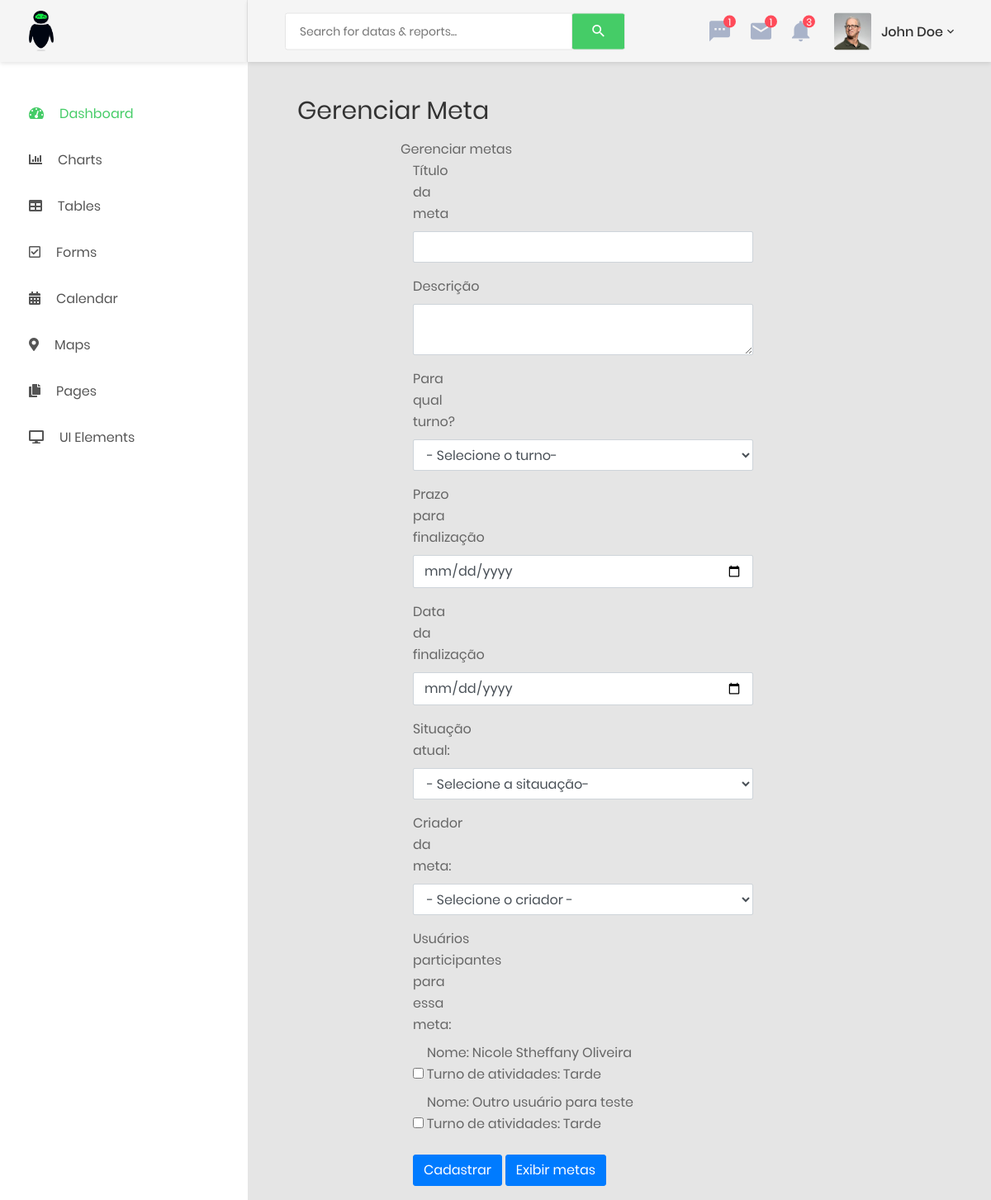
Page /index.php/gael/gerenciar_meta on the committed database.
### tables this page shows
CREATE TABLE usuario(
    id_usuario INT NOT NULL PRIMARY KEY AUTO_INCREMENT,
    u_nome VARCHAR(90) NOT NULL, 
    u_email VARCHAR(90) NOT NULL,
    senha VARCHAR(255) NOT NULL,
    cpf VARCHAR(15) NOT NULL,
    usuario_tipo CHAR(1) NOT NULL,
    usuario_bolsista BOOLEAN NOT NULL,
    turno_atividades CHAR(1)
);

### application/controllers/Gael.php (called while the page is built, shortened)
<?php
class Gael extends CI_Controller {
	public function __construct()
	{
		$this->load->helper('url');
	}
	public function gerenciar_meta(){
		$coisas['title'] = 'Gerenciar meta';
		$coisas['pagina'] = 'Gerenciar meta';
		$coisas['usuarios_adm'] = $this->Usuario_model->recuperarAdm();
		$coisas['usuarios_comuns'] = $this->Usuario_model->recuperarNormais();
		return $this->load->view('gerenciar_metas', $coisas);
	}
}

### index.php (called while the page is built, shortened)
<?php
require_once BASEPATH.'core/CodeIgniter.php';

### application/models/Usuario_model.php (called while the page is built, shortened)
<?php
class Usuario_model extends CI_Model
{
	public function recuperarAdm()
	{
		$this->db->where('usuario_tipo','1');
		$query = $this->db->get('usuario');
		return $query->result_array();
	}
	public function recuperarNormais()
	{
		$this->db->where('usuario_tipo','2');
		$query = $this->db->get('usuario');
		return $query->result_array();
	}
}

### application/views/gerenciar_metas.php (the view, shortened to what this page needs)
<div class="main-content container-fluid">
	<div class="section__content section__content--p30">
	<div class="container-fluid">
		<div class="row mb-3">
			<div class="col-md-12">
				<div class="overview-wrap">
					<h2 class="title-1"><?= $pagina; ?></h2>
				</div>
			</div>
		</div>
	</div>
<div class="row">
  <div class="col-sm-2"></div>
  <div class="col-sm-8">
            <div  class="panel panel-default">
              <div class="panel-heading">
                <div class="pull-left">Gerenciar metas</div>
                <div class="clearfix"></div>
              </div>
              <div id="painel1" class="panel-body">
                <div class="padd">
                  <div class="form quick-post">
                    <form class="form-horizontal" method="post" action="<?php echo base_url('index.php/meta/salvar/')?>">
                      <div class="form-group">
                            <label class="control-label col-lg-2" for="title">Título da meta</label>
                            <div class="col-lg-10">
                              <input class="form-control" id="title" name="titulo" type="text">
                            </div>
                      </div>
                      <div class="form-group">
                        <label class="control-label col-lg-2" for="content">Descrição</label>
                        <div class="col-lg-10">
                          <textarea class="form-control" name='descricao' id="content"></textarea>
                        </div>
                       </div>
                    <div class="form-group">
                        <label class="control-label col-lg-2">Para qual turno?</label>
                        <div class="col-lg-10">
                          <select class="form-control" name="turno">
                            <option value="">- Selecione o turno-</option>
                          </select>
                        </div>
                      </div>
                        <div class="form-group">
                          <label class="control-label col-lg-2" for="prazo">Prazo para finalização</label>
                          <div class="col-lg-10">
                            <input class="form-control" id="prazo" type="date" name="data_prazo_finalizacao">
                          </div>
                        </div>
                        <div class="form-group">
                          <label class="control-label col-lg-2" for="data-finish">Data da finalização</label>
                          <div class="col-lg-10">
                            <input class="form-control" id="data-finish" type="date" name="data_finalizacao">
                          </div>
                        </div>
                    <div class="form-group">
                        <label class="control-label col-lg-2">Situação atual:</label>
                        <div class="col-lg-10">
                          <select class="form-control" name="situacao_final">
                            <option value="">- Selecione a sitauação-</option>
                          </select>
                        </div>
                      </div>
                    <div class="form-group">
                        <label class="control-label col-lg-2">Criador da meta:</label>
                        <div class="col-lg-10">
                          <select class="form-control" name="criador_id">
                            <option value="">- Selecione o criador -</option>
                          </select>
                        </div>
                      </div>
                      <div class="form-group">
                        <label class="control-label col-lg-2" for="users">Usuários participantes para essa meta:</label>
                        <div class="col-lg-10">
                            <?php foreach ($usuarios_comuns as $adm) {?>
                              <input type="checkbox" name="id_usuario[]" id="users" value="<?php echo $adm['id_usuario'];?>">
                                <label for="">
                                Nome: <?= $adm['u_nome'];?> <br> Turno de atividades: <?php if($adm['turno_atividades']=='1'){
                                  echo 'Manhã';
                                }elseif ($adm['turno_atividades']=='2') {
                                  echo 'Tarde';
                                }else {
                                  echo 'Noite';
                                } ?>
                                </label>
                                <br>
                            <?php } ?>
                        </div>
                      </div>
                      <div class="form-group">
                        <div class="col-lg-offset-2 col-lg-9">
                          <button type="submit" class="btn btn-primary" title="cadastrar">
                            Cadastrar
                          </button>
                          <a class="btn btn-primary" href="<?php echo base_url('index.php/gael/metas')?>" title="metas">Exibir metas</a>
                        </div>
                      </div>
                    </form>
                  </div>
                </div>
              </div>
            </div>
</div>
</div>

### rows in the picture
usuario: u_nome "Nicole Stheffany Oliveira", turno_atividades "Tarde"
usuario: u_nome "Outro usuário para teste", turno_atividades "Tarde"

### other values in the picture
$pagina "Gerenciar Meta"
